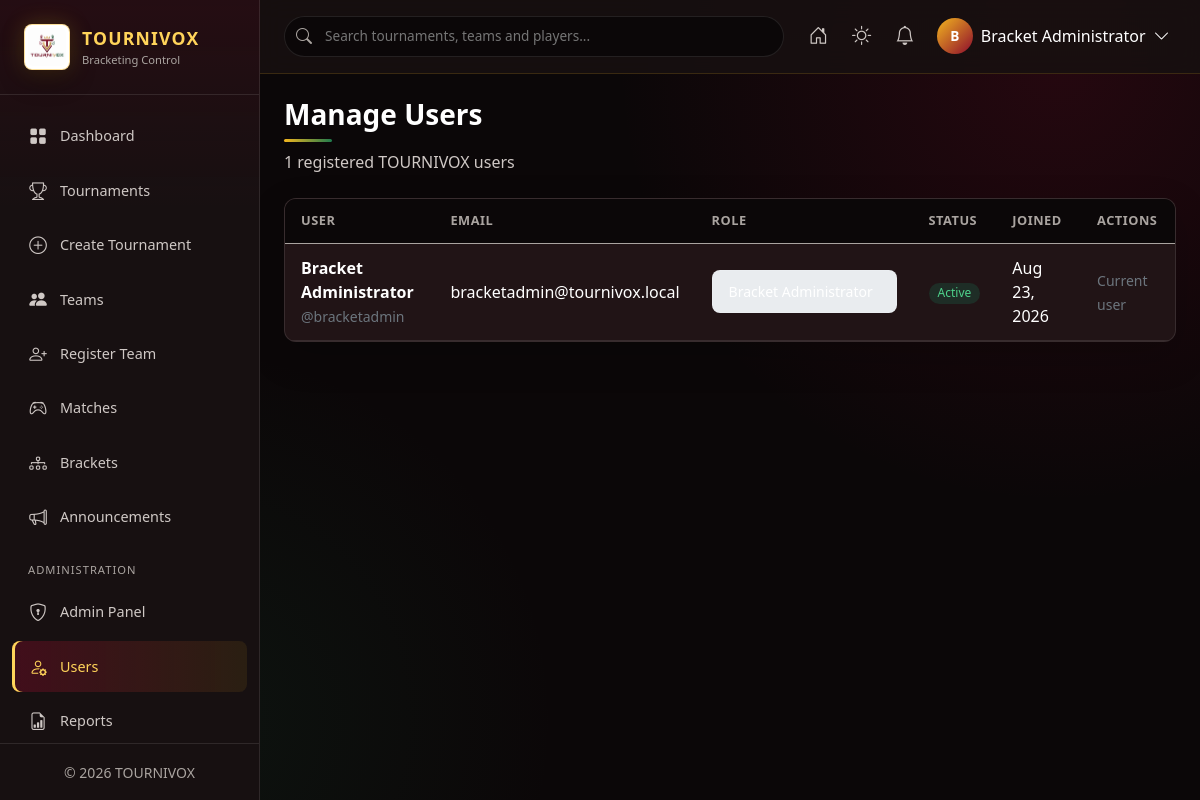
The app's page /bracketing/admin/users.php (signed in) with its own data.
### tables this page shows
CREATE TABLE IF NOT EXISTS users (
    user_id INT UNSIGNED AUTO_INCREMENT PRIMARY KEY,
    first_name VARCHAR(75) NOT NULL,
    last_name VARCHAR(75) NOT NULL,
    username VARCHAR(50) NOT NULL UNIQUE,
    email VARCHAR(150) NOT NULL UNIQUE,
    password VARCHAR(255) NOT NULL,
    role ENUM(
        'team_captain',
        'staff',
        'broadcast_operator',
        'bracket_admin',
        'organizer',
        'admin'
    ) NOT NULL DEFAULT 'team_captain',
    status ENUM('active','inactive') NOT NULL DEFAULT 'active',
    avatar VARCHAR(255) DEFAULT NULL,
    remember_token VARCHAR(255) DEFAULT NULL,
    reset_token VARCHAR(255) DEFAULT NULL,
    reset_expires DATETIME DEFAULT NULL,
    theme ENUM('dark','light') NOT NULL DEFAULT 'dark',
    created_at TIMESTAMP NOT NULL DEFAULT CURRENT_TIMESTAMP,
    updated_at TIMESTAMP NOT NULL DEFAULT CURRENT_TIMESTAMP ON UPDATE CURRENT_TIMESTAMP,
    INDEX idx_users_role (role),
    INDEX idx_users_status (status)
);

### bracketing/includes/auth.php (called while the page is built, shortened)
<?php
require_once __DIR__ . '/functions.php';
class Auth {
    public static function check(): bool {
        return isset($_SESSION['user_id']);
    }
    public static function user(): ?array {
        $user = Database::fetch(
            "SELECT *, CONCAT(first_name, ' ', last_name) AS full_name,
                    CASE WHEN status = 'active' THEN 1 ELSE 0 END AS is_active
             FROM users WHERE user_id = ? LIMIT 1",
            [(int)$_SESSION['user_id']]
        );
        return $user;
    }
    public static function id(): ?int {
        return isset($_SESSION['user_id']) ? (int)$_SESSION['user_id'] : null;
    }
}

### bracketing/includes/db.php (called while the page is built, shortened)
<?php
class Database {
    private static ?PDO $instance = null;
    public static function getInstance(): PDO {
        if (self::$instance === null) {
            $dsn = 'mysql:host=' . DB_HOST . ';dbname=' . DB_NAME . ';charset=' . DB_CHARSET;
            $options = [
                PDO::ATTR_ERRMODE => PDO::ERRMODE_EXCEPTION,
                PDO::ATTR_DEFAULT_FETCH_MODE => PDO::FETCH_ASSOC,
                PDO::ATTR_EMULATE_PREPARES => false,
            ];
            try {
                self::$instance = new PDO($dsn, DB_USER, DB_PASS, $options);
            } catch (PDOException $e) {
                http_response_code(500);
                die('TOURNIVOX database connection failed. Check XAMPP MySQL and includes/config.php.');
            }
        }
        return self::$instance;
    }
    public static function query(string $sql, array $params = []): PDOStatement {
        $stmt = self::getInstance()->prepare($sql);
        $stmt->execute($params);
        return $stmt;
    }
    public static function fetch(string $sql, array $params = []): ?array {
        return self::query($sql, $params)->fetch() ?: null;
    }
    public static function fetchAll(string $sql, array $params = []): array {
        return self::query($sql, $params)->fetchAll();
    }
}

### bracketing/includes/functions.php (called while the page is built, shortened)
<?php
require_once __DIR__ . '/db.php';
function sanitize(string $input): string {
    return htmlspecialchars(trim($input), ENT_QUOTES, 'UTF-8');
}
function formatDate(?string $date, string $format = 'M d, Y'): string {
    return date($format, strtotime($date));
}
function roleLabel(string $role): string {
    return match($role) {
        'bracket_admin' => 'Bracket Administrator',
        'admin' => 'System Administrator',
        'organizer' => 'Tournament Organizer',
        'team_captain' => 'Team Captain',
        'staff' => 'Staff',
        'broadcast_operator' => 'Broadcast Operator',
        default => ucwords(str_replace('_', ' ', $role)),
    };
}

### bracketing/admin/users.php (the view, shortened to what this page needs)
<?php
require_once __DIR__ . '/../includes/auth.php';
$allowedRoles = ['team_captain', 'staff', 'broadcast_operator', 'bracket_admin', 'organizer', 'admin'];
$users = Database::fetchAll(
    "SELECT *, CONCAT(first_name, ' ', last_name) AS full_name
     FROM users ORDER BY created_at DESC"
);
require_once __DIR__ . '/../includes/header.php';
?>
<div class="page-header"><div><h1>Manage Users</h1><p><?= count($users) ?> registered TOURNIVOX users</p></div></div>
<div class="table-responsive card">
<table class="table mb-0">
    <thead><tr><th>User</th><th>Email</th><th>Role</th><th>Status</th><th>Joined</th><th>Actions</th></tr></thead>
    <tbody>
    <?php foreach ($users as $u): ?>
    <tr>
        <td><strong><?= sanitize($u['full_name']) ?></strong><br><small class="text-muted">@<?= sanitize($u['username']) ?></small></td>
        <td><?= sanitize($u['email']) ?></td>
        <td>
            <form method="POST" class="d-inline">
                <select name="role" class="form-select form-select-sm" style="width:auto" onchange="this.form.submit()" <?= (int)$u['user_id'] === Auth::id() ? 'disabled' : '' ?>>
                    <?php foreach ($allowedRoles as $role): ?>
                    <option value="<?= sanitize($role) ?>" <?= $u['role'] === $role ? 'selected' : '' ?>><?= sanitize(roleLabel($role)) ?></option>
                    <?php endforeach; ?>
                </select>
            </form>
        </td>
        <td><?= $u['status'] === 'active' ? '<span class="badge badge-success">Active</span>' : '<span class="badge badge-danger">Inactive</span>' ?></td>
        <td><?= formatDate($u['created_at']) ?></td>
        <td>
            <?php if ((int)$u['user_id'] !== Auth::id()): ?>
            <form method="POST" class="d-inline">
                <?= csrfField() ?>
                <input type="hidden" name="action" value="toggle_active">
                <input type="hidden" name="user_id" value="<?= (int)$u['user_id'] ?>">
                <button type="submit" class="btn btn-sm btn-outline-primary"><?= $u['status'] === 'active' ? 'Deactivate' : 'Activate' ?></button>
            </form>
            <?php else: ?><span class="text-muted small">Current user</span><?php endif; ?>
        </td>
    </tr>
    <?php endforeach; ?>
    </tbody>
</table>
</div>
<?php require_once __DIR__ . '/../includes/footer.php'; ?>

### bracketing/includes/header.php (shortened to what this page needs)
<?php
require_once __DIR__ . '/auth.php';
$currentUser = Auth::check() ? Auth::user() : null;
$theme = $currentUser['theme'] ?? $_SESSION['theme'] ?? 'dark';
?>
<!DOCTYPE html>
<html lang="en" data-theme="<?= sanitize($theme) ?>">
<head>
    <link href="<?= APP_URL ?>/assets/vendor/bootstrap.min.css" rel="stylesheet">
    <link href="https://cdn.jsdelivr.net/npm/bootstrap-icons@1.11.3/font/bootstrap-icons.min.css" rel="stylesheet">
    <link href="<?= APP_URL ?>/assets/css/style.css" rel="stylesheet">
</head>
<body>
<?php if (Auth::check() && $currentUser): ?>
<div class="app-wrapper">
    <?php include __DIR__ . '/sidebar.php'; ?>
    <div class="main-content">
        <header class="top-bar">
            <div class="search-box">
                <i class="bi bi-search"></i>
                <input type="text" id="globalSearch" placeholder="Search tournaments, teams and players..." autocomplete="off">
            </div>
            <div class="top-bar-actions">
                <a class="btn-icon" href="<?= SITE_URL ?>/index.php" title="TOURNIVOX Home"><i class="bi bi-house-door"></i></a>
                <button class="btn-icon" id="themeToggle" title="Toggle theme"><i class="bi bi-<?= $theme === 'dark' ? 'sun' : 'moon' ?>"></i></button>
                <div class="notification-dropdown">
                    <button class="btn-icon" id="notifToggle"><i class="bi bi-bell"></i><span class="notif-badge" id="notifCount" style="display:none">0</span></button>
                </div>
                <div class="user-dropdown">
                    <button class="user-btn" id="userToggle">
                        <div class="user-avatar" style="overflow:hidden"><?php if(!empty($currentUser['avatar'])):?><img src="<?= UPLOAD_URL ?>/<?= sanitize($currentUser['avatar']) ?>" style="width:100%;height:100%;object-fit:cover" alt=""><?php else:?><?= strtoupper(substr($currentUser['first_name'] ?? 'T',0,1)) ?><?php endif;?></div>
                        <span class="d-none d-md-inline"><?= sanitize($currentUser['full_name']) ?></span><i class="bi bi-chevron-down"></i>
                    </button>
                </div>
            </div>
        </header>
        <main class="page-content">
<?php else: ?>
<div class="auth-wrapper">
<?php endif; ?>

### bracketing/assets/css/style.css (style rules this page uses)
:root { --bg-primary: #0b0708; --bg-secondary: #171011; --bg-card: #211416; --bg-hover: #321d21; --accent-blue: #f3b61f; --accent-purple: #8d0b2d; --accent-green: #4ed28b; --accent-red: #e04a66; --accent-yellow: #ffd45a; --text-primary: #ffffff; --text-secondary: #cfc8c5; --text-muted: #aaa4a0; --border-color: rgba(255,255,255,.10); --glass-bg: rgba(23, 16, 17, 0.88); --glow-blue: 0 0 22px rgba(243, 182, 31, 0.22); --glow-purple: 0 0 22px rgba(141, 11, 45, 0.28); --radius: 12px; --radius-sm: 8px; --transition: all 0.3s cubic-bezier(0.4, 0, 0.2, 1); --sidebar-width: 260px; }
* { margin: 0; padding: 0; box-sizing: border-box; }
body { font-family: 'Segoe UI', Arial, sans-serif; background: var(--bg-primary); color: var(--text-primary); min-height: 100vh; overflow-x: hidden; }
.app-wrapper { display: flex; min-height: 100vh; }
.main-content { flex: 1; margin-left: var(--sidebar-width); min-height: 100vh; }
.top-bar { display: flex; align-items: center; gap: 1rem; padding: 0.75rem 1.5rem; background: var(--glass-bg); backdrop-filter: blur(12px); border-bottom: 1px solid var(--border-color); position: sticky; top: 0; z-index: 100; }
.search-box { flex: 1; max-width: 500px; position: relative; }
.search-box i { position: absolute; left: 12px; top: 50%; transform: translateY(-50%); color: var(--text-muted); }
.search-box input { width: 100%; padding: 0.6rem 1rem 0.6rem 2.5rem; background: var(--bg-primary); border: 1px solid var(--border-color); border-radius: 50px; color: var(--text-primary); font-family: inherit; font-size: 0.85rem; transition: var(--transition); }
.top-bar-actions { display: flex; align-items: center; gap: 0.5rem; margin-left: auto; }
.btn-icon { background: none; border: none; color: var(--text-secondary); font-size: 1.2rem; cursor: pointer; padding: 0.5rem; border-radius: 50%; transition: var(--transition); position: relative; }
.user-btn { display: flex; align-items: center; gap: 8px; background: none; border: none; color: var(--text-primary); cursor: pointer; padding: 0.4rem; border-radius: var(--radius-sm); transition: var(--transition); }
.user-avatar { width: 36px; height: 36px; background: linear-gradient(135deg, var(--accent-blue), var(--accent-purple)); border-radius: 50%; display: flex; align-items: center; justify-content: center; font-weight: 600; font-size: 0.85rem; color: white; }
.notification-dropdown, .user-dropdown { position: relative; }
.page-content { padding: 1.5rem; }
.page-header { display: flex; align-items: center; justify-content: space-between; margin-bottom: 1.5rem; flex-wrap: wrap; gap: 1rem; }
.page-header h1 { font-size: 1.75rem; font-weight: 700; }
.page-header p { color: var(--text-secondary); margin: 0; }
.card { background: var(--bg-card); border: 1px solid var(--border-color); border-radius: var(--radius); transition: var(--transition); }
.badge { padding: 0.35em 0.75em; border-radius: 50px; font-size: 0.75rem; font-weight: 500; }
.badge-success { background: rgba(16,185,129,0.15); color: var(--accent-green); }
.form-control, .form-select { background: var(--bg-primary); border: 1px solid var(--border-color); color: var(--text-primary); border-radius: var(--radius-sm); padding: 0.6rem 1rem; font-family: inherit; transition: var(--transition); }
.table { color: var(--text-primary); }
.table thead th { background: var(--bg-primary); border-color: var(--border-color); font-weight: 600; font-size: 0.8rem; text-transform: uppercase; letter-spacing: 0.5px; color: var(--text-muted); padding: 0.75rem 1rem; }
.table td { border-color: var(--border-color); padding: 0.75rem 1rem; vertical-align: middle; }
.table tbody tr { transition: var(--transition); }
[data-theme="dark"] .card,[data-theme="dark"] .table,[data-theme="dark"] .modal-content,[data-theme="dark"] .form-control,[data-theme="dark"] .form-select { color:var(--text-primary)!important }
body { background-image: radial-gradient(circle at 88% 8%, rgba(141,11,45,.20), transparent 34%), radial-gradient(circle at 15% 90%, rgba(31,122,77,.11), transparent 30%); background-attachment: fixed; }
a { color: var(--accent-yellow); }
.card { box-shadow: 0 14px 38px rgba(0,0,0,.18); }
.page-header h1 { color: var(--text-primary); }
.page-header h1::after { content:""; display:block; width:48px; height:3px; margin-top:8px; border-radius:4px; background:linear-gradient(90deg,#f3b61f,#1f7a4d); }
.top-bar { border-bottom-color:rgba(243,182,31,.16); }

### records on screen
users: first_name "B", full_name "Bracket Administrator", username "bracketadmin", email "bracketadmin@tournivox.local", status "Active", created_at "Aug 23, 2026", shows "Current user"

### other values on screen
$currentUser['full_name'] "Bracket Administrator"
count($users) "1"
form field role "Bracket Administrator"
